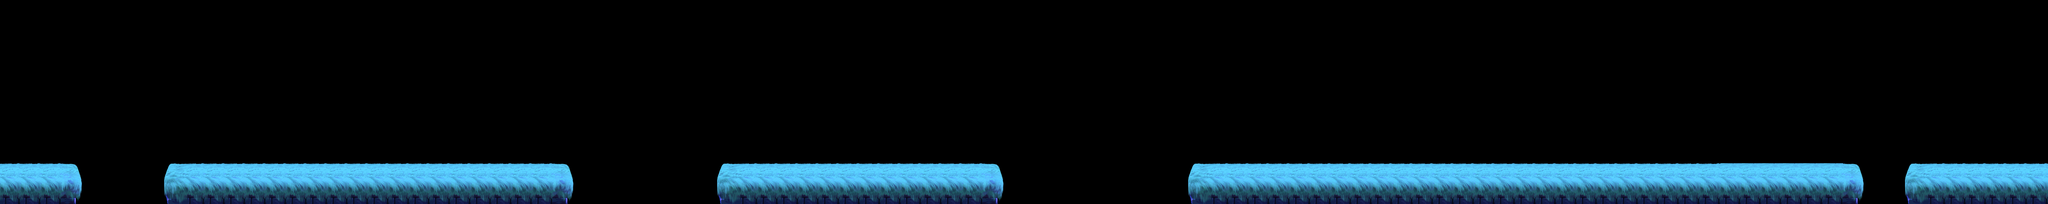

Below is a game level as drawn by its tile map, then a one-line description and the .tmx that defines it (tile-layer data replaced by summaries):
An orthogonal 100x10 tile map with 64x64 px tiles, 2 tile layers (bg, platform), 3 tilesets and 119 objects.

<map version="1.4" tiledversion="2020.11.25" orientation="orthogonal" renderorder="right-down" width="100" height="10" tilewidth="64" tileheight="64" infinite="0" nextlayerid="6" nextobjectid="871">
 <tileset firstgid="1" source="../bg_bush_block.tsx" />
 <tileset firstgid="9" source="../item.tsx" />
 <tileset firstgid="70" source="../bg_bush_bg.tsx" />
 <layer id="1" name="bg" width="100" height="10">
  <data>[1000 cells, 128 non-empty, 4 distinct tile ids]</data>
 </layer>
 <layer id="2" name="platform" width="100" height="10">
  <data>[1000 cells, 78 non-empty, 3 distinct tile ids]</data>
 </layer>
 <objectgroup id="3" name="object_obstacle">
  <object id="7" gid="8" x="52" y="336" width="198" height="602" rotation="-35.1842" />
  <object id="8" gid="7" x="1219" y="448" width="229" height="602" />
  <object id="9" gid="7" x="2480" y="320" width="229" height="602" />
  <object id="10" gid="7" x="2592" y="448" width="229" height="602" />
  <object id="11" gid="8" x="2766.5" y="222.163" width="198" height="602" rotation="-10.827" />
  <object id="12" gid="7" x="4240" y="448" width="229" height="602" />
  <object id="13" gid="7" x="3920" y="384" width="229" height="602" />
  <object id="14" gid="7" x="4064" y="447" width="229" height="602" />
  <object id="15" gid="5" x="5327" y="560" width="107" height="220" />
  <object id="16" gid="4" x="5391" y="544" width="110" height="111" />
  <object id="65" gid="7" x="768" y="449" width="229" height="602" />
 </objectgroup>
 <objectgroup id="4" name="object_item">
  <object id="144" gid="10" x="129" y="498" width="66" height="66" />
  <object id="145" gid="10" x="577" y="498" width="66" height="66" />
  <object id="146" gid="10" x="641" y="498" width="66" height="66" />
  <object id="147" gid="10" x="961" y="539" width="66" height="66" />
  <object id="148" gid="10" x="769" y="539" width="66" height="66" />
  <object id="149" gid="10" x="897" y="539" width="66" height="66" />
  <object id="150" gid="10" x="833" y="539" width="66" height="66" />
  <object id="151" gid="10" x="705" y="520" width="66" height="66" />
  <object id="152" gid="10" x="1601" y="498" width="66" height="66" />
  <object id="153" gid="10" x="1537" y="498" width="66" height="66" />
  <object id="154" gid="10" x="1473" y="498" width="66" height="66" />
  <object id="155" gid="10" x="2369" y="498" width="66" height="66" />
  <object id="156" gid="10" x="2305" y="498" width="66" height="66" />
  <object id="157" gid="10" x="2433" y="498" width="66" height="66" />
  <object id="158" gid="10" x="2753" y="539" width="66" height="66" />
  <object id="159" gid="10" x="2561" y="539" width="66" height="66" />
  <object id="160" gid="10" x="2689" y="539" width="66" height="66" />
  <object id="161" gid="10" x="2625" y="539" width="66" height="66" />
  <object id="162" gid="10" x="2497" y="520" width="66" height="66" />
  <object id="163" gid="10" x="2817" y="521" width="66" height="66" />
  <object id="164" gid="10" x="2881" y="498" width="66" height="66" />
  <object id="165" gid="10" x="3009" y="498" width="66" height="66" />
  <object id="166" gid="10" x="3073" y="498" width="66" height="66" />
  <object id="167" gid="10" x="2945" y="498" width="66" height="66" />
  <object id="168" gid="10" x="3713" y="498" width="66" height="66" />
  <object id="169" gid="10" x="3777" y="497" width="66" height="66" />
  <object id="170" gid="10" x="3841" y="518" width="66" height="66" />
  <object id="171" gid="13" x="4097" y="544" width="66" height="66" />
  <object id="172" gid="13" x="4161" y="544" width="66" height="66" />
  <object id="173" gid="13" x="3905" y="544" width="66" height="66" />
  <object id="174" gid="13" x="3969" y="544" width="66" height="66" />
  <object id="175" gid="13" x="4033" y="544" width="66" height="66" />
  <object id="176" gid="13" x="4353" y="544" width="66" height="66" />
  <object id="177" gid="13" x="4225" y="544" width="66" height="66" />
  <object id="178" gid="13" x="4417" y="544" width="66" height="66" />
  <object id="179" gid="13" x="4289" y="544" width="66" height="66" />
  <object id="180" gid="13" x="4481" y="522" width="66" height="66" />
  <object id="181" gid="13" x="4545" y="493" width="66" height="66" />
  <object id="182" gid="10" x="5057" y="498" width="66" height="66" />
  <object id="183" gid="66" x="5831" y="336" width="66" height="66" />
  <object id="184" gid="66" x="5831" y="384" width="66" height="66" />
  <object id="185" gid="66" x="5831" y="432" width="66" height="66" />
  <object id="186" gid="66" x="5879" y="432" width="66" height="66" />
  <object id="187" gid="66" x="5879" y="336" width="66" height="66" />
  <object id="188" gid="66" x="5879" y="384" width="66" height="66" />
  <object id="189" gid="66" x="6328" y="322" width="66" height="66" />
  <object id="190" gid="66" x="6280" y="322" width="66" height="66" />
  <object id="191" gid="66" x="6280" y="370" width="66" height="66" />
  <object id="192" gid="66" x="6328" y="370" width="66" height="66" />
  <object id="193" gid="16" x="6331" y="266" width="114" height="114" />
  <object id="194" gid="14" x="6208" y="264" width="114" height="114" />
  <object id="396" gid="10" x="1345" y="539" width="66" height="66" />
  <object id="397" gid="18" x="1024" y="464" width="66" height="66" />
  <object id="398" gid="10" x="1281" y="539" width="66" height="66" />
  <object id="399" gid="10" x="1089" y="539" width="66" height="66" />
  <object id="400" gid="18" x="1088" y="464" width="66" height="66" />
  <object id="401" gid="10" x="1153" y="539" width="66" height="66" />
  <object id="402" gid="10" x="1025" y="539" width="66" height="66" />
  <object id="403" gid="10" x="1217" y="539" width="66" height="66" />
  <object id="404" gid="10" x="1409" y="521" width="66" height="66" />
  <object id="478" gid="10" x="453" y="335" width="66" height="66" />
  <object id="479" gid="10" x="524" y="426" width="66" height="66" />
  <object id="480" gid="10" x="180" y="426" width="66" height="66" />
  <object id="481" gid="10" x="388" y="301" width="66" height="66" />
  <object id="482" gid="10" x="323" y="301" width="66" height="66" />
  <object id="483" gid="10" x="257" y="335" width="66" height="66" />
  <object id="484" gid="10" x="1830" y="241" width="66" height="66" />
  <object id="485" gid="10" x="2136" y="242" width="66" height="66" />
  <object id="486" gid="10" x="1709" y="385" width="66" height="66" />
  <object id="487" gid="10" x="2258" y="385" width="66" height="66" />
  <object id="488" gid="10" x="2207" y="313" width="66" height="66" />
  <object id="489" gid="10" x="1666" y="498" width="66" height="66" />
  <object id="490" gid="10" x="1937" y="188" width="66" height="66" />
  <object id="491" gid="10" x="2031" y="188" width="66" height="66" />
  <object id="492" gid="10" x="1760" y="313" width="66" height="66" />
  <object id="493" gid="10" x="3237" y="241" width="66" height="66" />
  <object id="494" gid="10" x="3543" y="242" width="66" height="66" />
  <object id="495" gid="10" x="3116" y="385" width="66" height="66" />
  <object id="496" gid="10" x="3665" y="385" width="66" height="66" />
  <object id="497" gid="10" x="3614" y="313" width="66" height="66" />
  <object id="498" gid="10" x="3344" y="188" width="66" height="66" />
  <object id="499" gid="10" x="3438" y="188" width="66" height="66" />
  <object id="500" gid="10" x="3167" y="313" width="66" height="66" />
  <object id="501" gid="10" x="4933" y="335" width="66" height="66" />
  <object id="502" gid="10" x="5057" y="498" width="66" height="66" />
  <object id="503" gid="10" x="5004" y="426" width="66" height="66" />
  <object id="504" gid="10" x="4660" y="426" width="66" height="66" />
  <object id="505" gid="10" x="4868" y="301" width="66" height="66" />
  </objectgroup>
 <objectgroup id="5" name="object_monster">
  <!-- 5 objects omitted --></objectgroup>
</map>
<!-- 20 of 119 objects omitted -->
